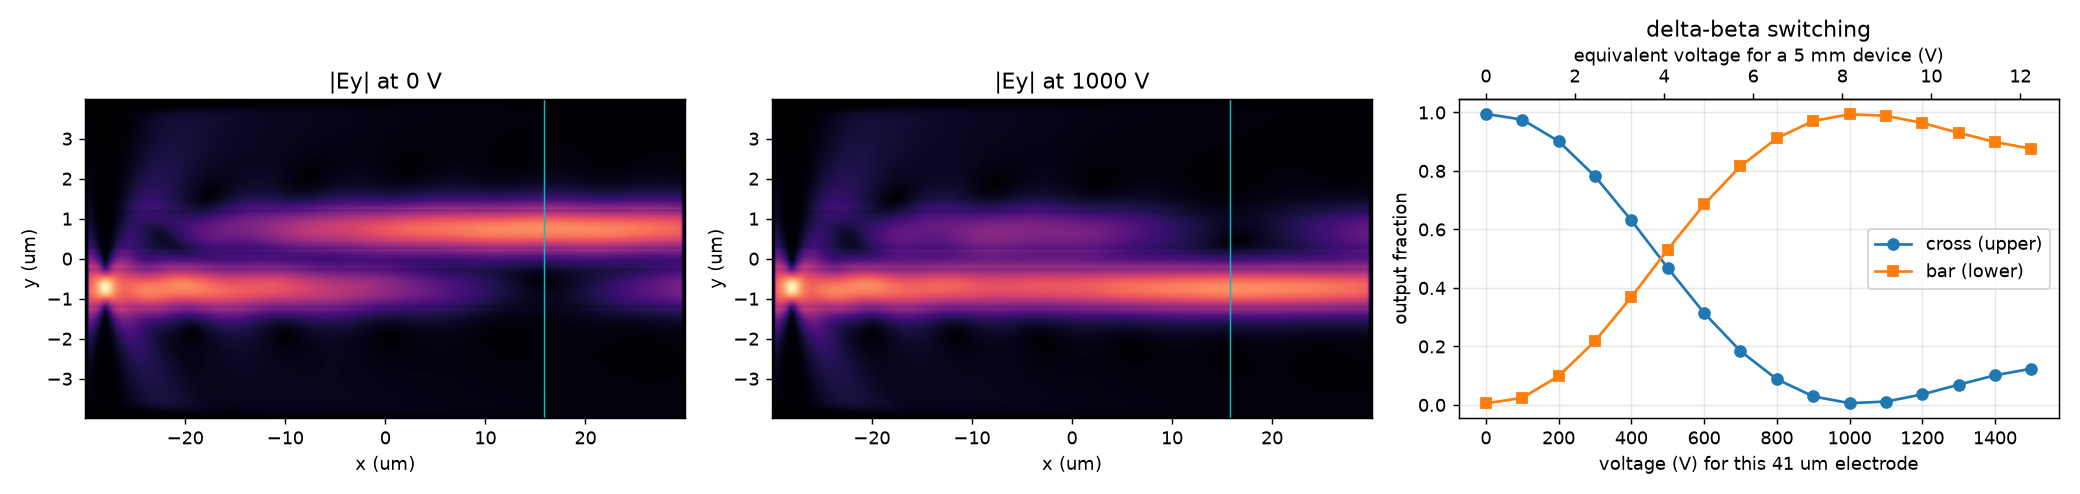

Write the Python code that produced this figure.
"""Example 9: switching light between two waveguides with a voltage (FDTD).

Two thin-film lithium niobate waveguides run side by side, close enough to
couple: light launched in the lower one crosses to the upper one over the
coupling length L_c. Push-pull electrodes raise the index of one waveguide and
lower the other's. The detuning spoils the phase matching, and once
``delta_beta * L_c = sqrt(3) pi`` the light comes back out of the waveguide it
entered (the "bar" state). This is the classic delta-beta coupler switch.

The steps:

1. The modulator cross-section from example 8 gives d n_eff / dV for one arm
   (photonfdtd.active, on a ModeSolver).
2. A 2-D chip-plane FDTD model of the coupler uses effective indices for the
   rib (core) and the slab around it (2.5-D reduction).
3. ``PreparedActive.eim`` carries d n_eff / dV onto the two cores, with
   opposite signs for push-pull. The sweep over voltages compiles once.

**Scale.** The FDTD coupler is only tens of micrometres long, so it switches
at kilovolts: the voltage needed scales as 1/length, and practical devices are
millimetres long. The plot's top axis converts to a 5 mm device. The physics
(the shape of the switching curve and the bar/cross extinction) carries over;
the absolute voltage scales.
"""
import matplotlib
matplotlib.use("Agg")
import matplotlib.pyplot as plt
import numpy as np
import photonfdtd as pf
from photonfdtd import active

um = 1e-6
lam = 1.55e-6
f0 = pf.C_0 / lam

# ---- 1. The arm's voltage response, from the cross-section (as in example 8).
ln = active.lithium_niobate_eo(lam, cut="x")
sio2 = active.silica_active(lam)
au = active.metal_active("Au")
gap_e = 5 * um
left = pf.Box((-(gap_e / 2 + 2 * um), 0.55 * um), (4 * um, 0.5 * um), au)
right = pf.Box((gap_e / 2 + 2 * um, 0.55 * um), (4 * um, 0.5 * um), au)
section = [pf.Box((0, -1.0 * um), (20 * um, 2 * um), sio2),
           pf.Box((0, 0.15 * um), (20 * um, 0.3 * um), ln),
           pf.Box((0, 0.45 * um), (1.2 * um, 0.3 * um), ln), left, right]
ms = pf.ModeSolver(size=(12 * um, 3.6 * um), cell_size=0.06 * um,
                   structures=section, wavelength=lam, polarization="te")
arm = active.ActiveRegion(section, electrodes=[active.Electrode(right, "V"),
                                               active.Electrode(left, "gnd")],
                          wavelength=lam).prepare(ms)
print(f"d n_eff / dV per arm: {arm.dneff('V'):.3e} /V "
      f"(V_pi L = {arm.vpi_l('V') / 1e-2:.2f} V cm)")

# ---- 2. The coupler in the chip plane (effective indices of rib and slab).
n_e = np.sqrt(ln.permittivity[1])
n_core = pf.effective_index([pf.Layer(0.6 * um, n_e)], lam, substrate_index=1.444)
n_slab = pf.effective_index([pf.Layer(0.3 * um, n_e)], lam, substrate_index=1.444)
print(f"effective indices: rib {n_core:.3f}, slab {n_slab:.3f}")
w, g = 1.0 * um, 0.45 * um
yc = (w + g) / 2
Lx, Ly, dx = 60 * um, 8 * um, 0.04 * um
core = pf.Medium(permittivity=n_core ** 2)
lower = pf.Box((0, -yc), (2 * Lx, w), core)
upper = pf.Box((0, +yc), (2 * Lx, w), core)
grid = pf.Grid(size=(Lx, Ly), cell_size=dx, pml_layers=(15, 15, 0))
slab = pf.Box((0, 0), (2 * Lx, 2 * Ly), pf.Medium(permittivity=n_slab ** 2))
x0 = -Lx / 2 + 2 * um
srcs = [pf.PointDipole(position=(x0, -yc + dy), component="Ey",
                       waveform=pf.GaussianPulse(freq0=f0, fwhm=30e-15),
                       amplitude=float(np.cos(np.pi * dy / w)))
        for dy in np.arange(-w / 2 + dx, w / 2, dx)]
mon = pf.DFTMonitor(name="plane", components=("Ey",), freqs=np.array([f0]))
sim = pf.Simulation(grid, structures=[slab, lower, upper], sources=srcs,
                    monitors=[mon], run_time=1.2e-12)

# ---- 3. Push-pull drive on the electrode-covered length.
x_e = (x0 + 3 * um, Lx / 2 - 2 * um)
fp = lambda y: pf.Box(((x_e[0] + x_e[1]) / 2, y), (x_e[1] - x_e[0], w), core)
drive = arm.eim([fp(-yc)], drives=["V"]) + arm.eim([fp(+yc)], drives=["V"], sign=-1)

voltages = np.linspace(0, 1500, 16)
outs = drive.sweep(sim, [{"V": v} for v in voltages])

y = grid.coords[1]
low = (np.abs(y + yc) < w / 2)
up = (np.abs(y - yc) < w / 2)


def split(out):
    """Power in each waveguide along x (|Ey|^2 summed over its width)."""
    E = np.abs(out["dft"]["plane"]["Ey"][0, :, :, 0]) ** 2
    return E[:, low].sum(1) + 1e-300, E[:, up].sum(1)


lo0, up0 = split(outs[0])
x = grid.coords[0]
# Read out where the light has fully crossed at 0 V (the coupling length).
window = (x > x0 + 5 * um) & (x < x_e[1] - 1 * um)
i_out = np.flatnonzero(window)[np.argmax((up0 / (lo0 + up0))[window])]
print(f"coupling length L_c ~ {(x[i_out] - x0) / um:.1f} um "
      f"(read out at x = {x[i_out] / um:.1f} um)")
cross = []
for o in outs:
    lo, upp = split(o)
    cross.append(upp[i_out] / (lo[i_out] + upp[i_out]))
cross = np.array(cross)
i_bar = int(np.argmin(cross))
L_drive = x[i_out] - x_e[0]
print(f"cross fraction: {cross[0]:.3f} at 0 V, {cross[i_bar]:.3f} at "
      f"{voltages[i_bar]:.0f} V")
print(f"a 5 mm long device would switch at {voltages[i_bar] * L_drive / 5e-3:.1f} V")

fig, ax = plt.subplots(1, 3, figsize=(16, 3.8))
for k, i in enumerate((0, i_bar)):
    E = np.abs(outs[i]["dft"]["plane"]["Ey"][0, :, :, 0]).T
    ax[k].imshow(E, origin="lower", aspect="auto", cmap="magma",
                 extent=[x[0] / um, x[-1] / um, y[0] / um, y[-1] / um])
    ax[k].axvline(x[i_out] / um, color="c", lw=0.8)
    ax[k].set(title=f"|Ey| at {voltages[i]:.0f} V", xlabel="x (um)", ylabel="y (um)")
ax[2].plot(voltages, cross, "o-", label="cross (upper)")
ax[2].plot(voltages, 1 - cross, "s-", label="bar (lower)")
ax[2].set(xlabel=f"voltage (V) for this {L_drive / um:.0f} um electrode",
          ylabel="output fraction", title="delta-beta switching")
sec = ax[2].secondary_xaxis("top", functions=(lambda v: v * L_drive / 5e-3,
                                              lambda v: v * 5e-3 / L_drive))
sec.set_xlabel("equivalent voltage for a 5 mm device (V)")
ax[2].legend(); ax[2].grid(alpha=0.3)
fig.tight_layout()
fig.savefig("09_eo_coupler_switch.png", dpi=130)
print("saved 09_eo_coupler_switch.png")
